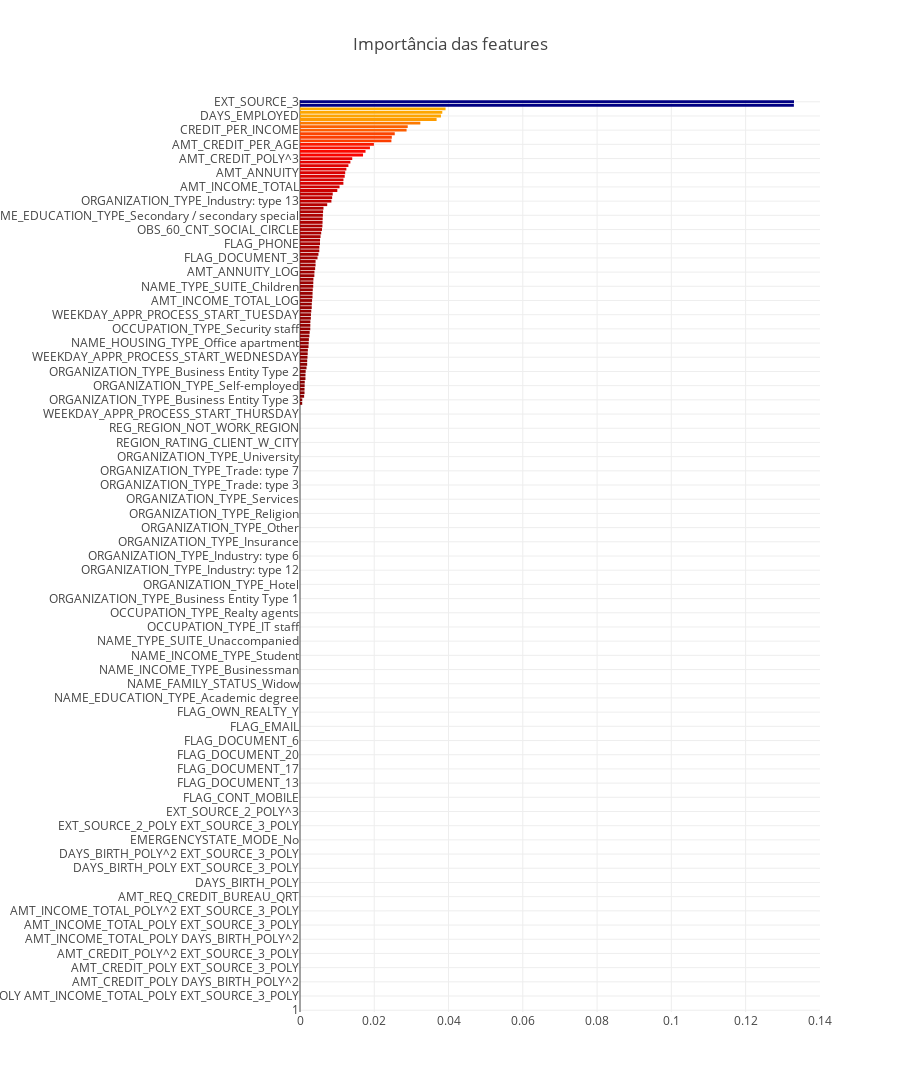

Notebook code cell kept with this figure:
### Markdown cell above
### Modelo Selecionado e Tuning

Como pudemos ver na seção anterior, o Gradient Boosting obteve o melhor desempenho utilizando uma instância padrão do classificador, ou seja, sem realizar qualquer ajuste nos seus hiperparâmetros. O proximo passo é identificar o melhor ajuste dos hiperparâmetros para o modelo selecionado, para isso, irei selecionar poucos hiperparâmetros a cada ajuste, afim de reduzir o tempo da busca e para tentar entender como está sendo a importância dada a cada feature. Nos passos a seguir, cada ajuste ideal encontrado será inserido como hiperparâmetro fixo na etapa seguinte.


Para iniciar, irei olhar a importância das features com o classificador padrão:

### Code cell
draw_feature_importance(gb.feature_importances_, x_train.columns)

### Figure 1 — Plotly figure (JSON) as saved in the notebook; plotly's stock layout.template omitted (floating-point values rounded to 4 significant figures; data arrays with more than 128 entries replaced by an {"elided": "..."} marker saying what was removed)
{"data": [{"marker": {"color": {"elided": "257 float values"}, "colorscale": "Jet", "reversescale": true}, "name": "Importância das features", "orientation": "h", "type": "bar", "uid": "301d8e24-edeb-11e8-bfb1-605718f38acb", "x": {"elided": "257 float values"}, "y": {"elided": "257 str values"}}], "layout": {"height": 4000, "margin": {"l": 300}, "title": "Importância das features", "width": 900, "yaxis": {"showgrid": true}}}
